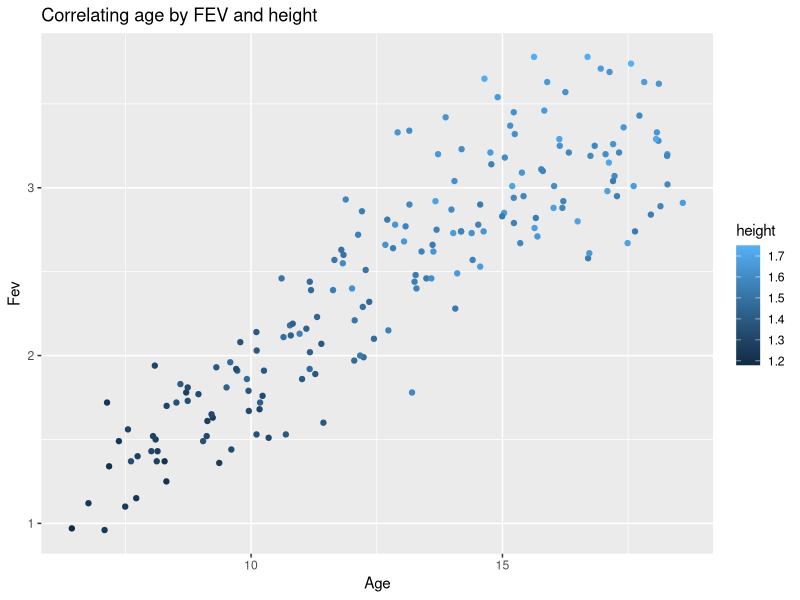

This chart was generated by the following R code:
library(tidyverse)

fev1 <- read.csv('fev1.csv')

set.seed(10)
fev1_sampled <- fev1 %>% 
  count(id) %>% 
  filter(n >6) %>% 
  slice_sample(n = 20) %>% 
  select(id) %>% 
  inner_join(fev1)

## 3c: FEV, Age, and Height

ggplot(fev1_sampled, aes(x = age, y=FEV1, fill = height, colour = height)) +
  geom_point() +
  labs(title = "Correlating age by FEV and height",
       x = "Age", 
       y = "Fev")
